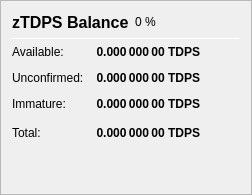
                   <widget class="QFrame" name="frame_ZerocoinBalances">
                    <property name="frameShape">
                     <enum>QFrame::StyledPanel</enum>
                    </property>
                    <property name="frameShadow">
                     <enum>QFrame::Raised</enum>
                    </property>
                    <layout class="QVBoxLayout" name="verticalLayout_7">
                     <item>
                      <layout class="QHBoxLayout" name="horizontalLayout_8" stretch="0,0,0">
                       <item>
                        <widget class="QLabel" name="label_5z_3">
                         <property name="minimumSize">
                          <size>
                           <width>0</width>
                           <height>20</height>
                          </size>
                         </property>
                         <property name="font">
                          <font>
                           <pointsize>12</pointsize>
                           <weight>75</weight>
                           <bold>true</bold>
                          </font>
                         </property>
                         <property name="text">
                          <string>zTDPS Balance</string>
                         </property>
                        </widget>
                       </item>
                       <item>
                        <widget class="QLabel" name="labelzTDPSPercent">
                         <property name="text">
                          <string notr="true">0 %</string>
                         </property>
                        </widget>
                       </item>
                       <item>
                        <spacer name="horizontalSpacer_11">
                         <property name="orientation">
                          <enum>Qt::Horizontal</enum>
                         </property>
                         <property name="sizeHint" stdset="0">
                          <size>
                           <width>40</width>
                           <height>20</height>
                          </size>
                         </property>
                        </spacer>
                       </item>
                      </layout>
                     </item>
                     <item>
                      <widget class="Line" name="line_ZerocoinBalance">
                       <property name="minimumSize">
                        <size>
                         <width>0</width>
                         <height>1</height>
                        </size>
                       </property>
                       <property name="maximumSize">
                        <size>
                         <width>16777215</width>
                         <height>1</height>
                        </size>
                       </property>
                       <property name="orientation">
                        <enum>Qt::Horizontal</enum>
                       </property>
                      </widget>
                     </item>
                     <item>
                      <layout class="QGridLayout" name="gridLayout_5">
                       <property name="spacing">
                        <number>12</number>
                       </property>
                       <item row="1" column="0">
                        <widget class="QLabel" name="labelzBalanceMatureText">
                         <property name="toolTip">
                          <string>Mature: more than 20 confirmation and more than 1 mint of the same denomination after it was minted.
These zTDPS are spendable.</string>
                         </property>
                         <property name="text">
                          <string>Available:</string>
                         </property>
                        </widget>
                       </item>
                       <item row="1" column="1">
                        <widget class="QLabel" name="labelzBalanceMature">
                         <property name="font">
                          <font>
                           <weight>75</weight>
                           <bold>true</bold>
                          </font>
                         </property>
                         <property name="toolTip">
                          <string>Mature: more than 20 confirmation and more than 1 mint of the same denomination after it was minted.
These zTDPS are spendable.</string>
                         </property>
                         <property name="text">
                          <string notr="true">0.000 000 00 TDPS</string>
                         </property>
                         <property name="alignment">
                          <set>Qt::AlignRight|Qt::AlignTrailing|Qt::AlignVCenter</set>
                         </property>
                        </widget>
                       </item>
                       <item row="2" column="0">
                        <widget class="QLabel" name="labelzBalanceUnconfirmedText">
                         <property name="toolTip">
                          <string>Unconfirmed: less than 20 confirmations
Immature: confirmed, but less than 1 mint of the same denomination after it was minted</string>
                         </property>
                         <property name="text">
                          <string>Unconfirmed:</string>
                         </property>
                        </widget>
                       </item>
                       <item row="2" column="1">
                        <widget class="QLabel" name="labelzBalanceUnconfirmed">
                         <property name="font">
                          <font>
                           <weight>75</weight>
                           <bold>true</bold>
                          </font>
                         </property>
                         <property name="toolTip">
                          <string>Unconfirmed: less than 20 confirmations
Immature: confirmed, but less than 1 mint of the same denomination after it was minted</string>
                         </property>
                         <property name="text">
                          <string notr="true">0.000 000 00 TDPS</string>
                         </property>
                         <property name="alignment">
                          <set>Qt::AlignRight|Qt::AlignTrailing|Qt::AlignVCenter</set>
                         </property>
                        </widget>
                       </item>
                       <item row="3" column="0">
                        <widget class="QLabel" name="labelzBalanceImmatureText">
                         <property name="toolTip">
                          <string>Unconfirmed: less than 20 confirmations
Immature: confirmed, but less than 1 mint of the same denomination after it was minted</string>
                         </property>
                         <property name="text">
                          <string>Immature:</string>
                         </property>
                        </widget>
                       </item>
                       <item row="3" column="1">
                        <widget class="QLabel" name="labelzBalanceImmature">
                         <property name="font">
                          <font>
                           <weight>75</weight>
                           <bold>true</bold>
                          </font>
                         </property>
                         <property name="toolTip">
                          <string>Unconfirmed: less than 20 confirmations
Immature: confirmed, but less than 1 mint of the same denomination after it was minted</string>
                         </property>
                         <property name="text">
                          <string notr="true">0.000 000 00 TDPS</string>
                         </property>
                         <property name="alignment">
                          <set>Qt::AlignRight|Qt::AlignTrailing|Qt::AlignVCenter</set>
                         </property>
                        </widget>
                       </item>
                       <item row="4" column="0">
                        <widget class="QLabel" name="labelzBalanceText">
                         <property name="toolTip">
                          <string>Your current zTDPS balance, unconfirmed and immature zTDPS included.</string>
                         </property>
                         <property name="text">
                          <string>Total:</string>
                         </property>
                        </widget>
                       </item>
                       <item row="4" column="1">
                        <widget class="QLabel" name="labelzBalance">
                         <property name="font">
                          <font>
                           <weight>75</weight>
                           <bold>true</bold>
                          </font>
                         </property>
                         <property name="cursor">
                          <cursorShape>IBeamCursor</cursorShape>
                         </property>
                         <property name="toolTip">
                          <string>Your current zTDPS balance, unconfirmed and immature zTDPS included.</string>
                         </property>
                         <property name="text">
                          <string notr="true">0.000 000 00 TDPS</string>
                         </property>
                         <property name="alignment">
                          <set>Qt::AlignRight|Qt::AlignTrailing|Qt::AlignVCenter</set>
                         </property>
                         <property name="textInteractionFlags">
                          <set>Qt::LinksAccessibleByMouse|Qt::TextSelectableByKeyboard|Qt::TextSelectableByMouse</set>
                         </property>
                        </widget>
                       </item>
                       <item row="4" column="2">
                        <spacer name="horizontalSpacer_4">
                         <property name="orientation">
                          <enum>Qt::Horizontal</enum>
                         </property>
                         <property name="sizeHint" stdset="0">
                          <size>
                           <width>40</width>
                           <height>20</height>
                          </size>
                         </property>
                        </spacer>
                       </item>
                      </layout>
                     </item>
                     <item>
                      <spacer name="verticalSpacer_4">
                       <property name="orientation">
                        <enum>Qt::Vertical</enum>
                       </property>
                       <property name="sizeHint" stdset="0">
                        <size>
                         <width>20</width>
                         <height>40</height>
                        </size>
                       </property>
                      </spacer>
                     </item>
                    </layout>
                   </widget>
